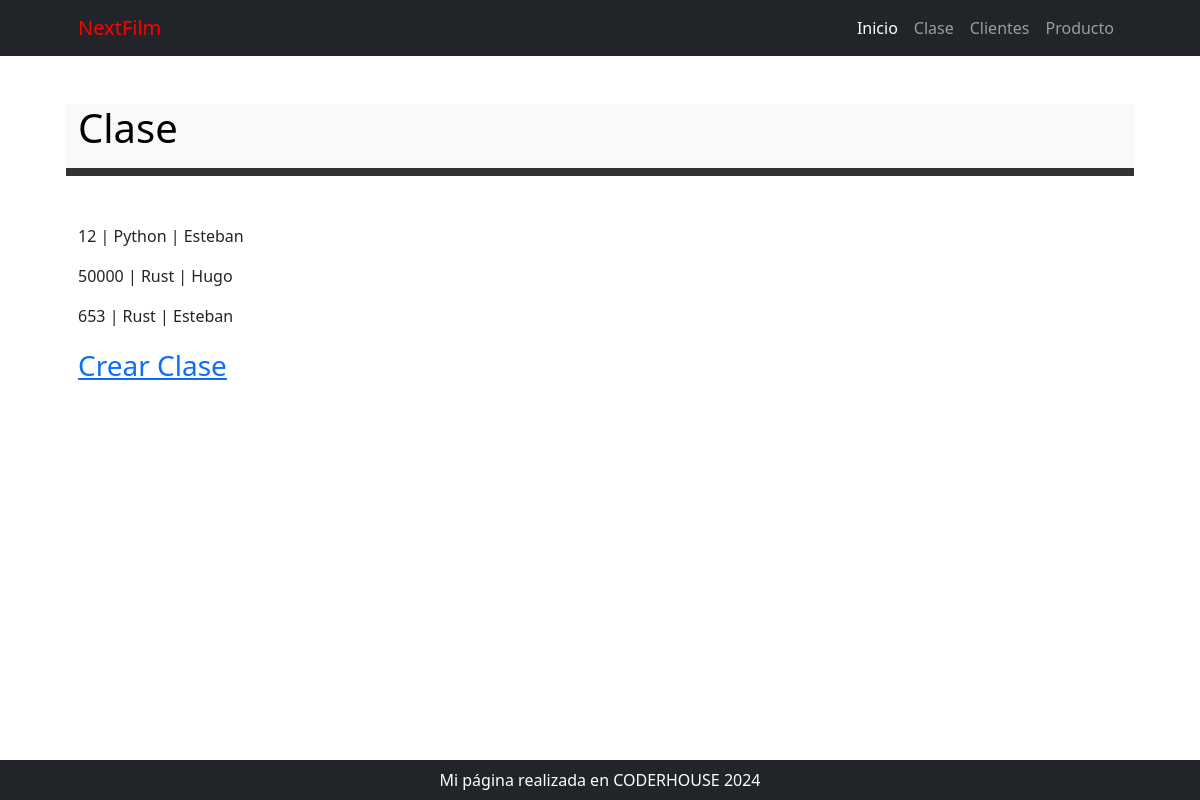
Page /Clase/ on the committed database.
### Clase/models.py (models this page shows, shortened)
class Comision(models.Model):
    nombre = models.PositiveIntegerField(unique=True)
    curso = models.ForeignKey(Curso, on_delete=models.SET_NULL, null=True, blank=True)
    profesor = models.ForeignKey(Profesor, on_delete=models.SET_NULL, null=True, blank=True)
    estudiante = models.ManyToManyField(Estudiante)

class Curso(models.Model):
    nombre = models.CharField(max_length=150)
    def __str__(self) -> str:
        return self.nombre

class Profesor(models.Model):
    nombre = models.CharField(max_length=200)
    def __str__(self) -> str:
        return self.nombre

### Clase/views.py (the view)
# urls.py: path("", views.home, name="home"),
def home(request):
    query = models.Comision.objects.all()
    context = {"comisiones": query}
    return render(request, "Clase/index.html", context)

### Clase/templates/Clase/index.html
{% extends 'core/base.html' %}
{% block title %}
    {% include 'core/components/titulo1.html' with titulo="Clase" %}
{% endblock title %}
{% block content %}
    {% for comision in comisiones %}
        <p>{{ comision.nombre }} | {{ comision.curso }} | {{ comision.profesor }}</p>
    {% endfor %}
{% endblock content %}
{% block content1 %}
    <div class="fs-3 pb-4 ">
        <a href="{% url 'clase:clase_create' %}">Crear Clase</a>
    </div>
{% endblock content1 %}

### rows in the picture
Comision: nombre "12", curso "Python", profesor "Esteban"
Comision: nombre "50000", curso "Rust", profesor "Hugo"
Comision: nombre "653", curso "Rust", profesor "Esteban"

### other values in the picture
{{ titulo }} "Clase"
